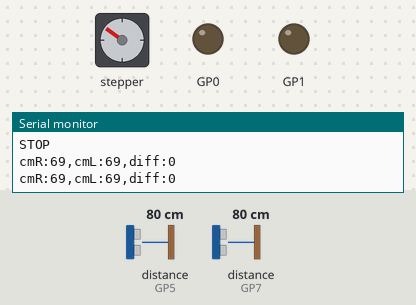
The sketch below on a simulated Raspberry Pi Pico. Parts: stepper motor, output pins drawn as LEDs (lit = HIGH), the last lines printed to the serial monitor. Wiring (inferred from the names in the program): 2 × ultrasonic range finder: trigger GP4, echo GP5 / trigger GP6, echo GP7. Inputs (shaded band) come from the test bench; at power-on: distance to the obstacle (sensors on GP5, GP7) 80 cm. The echo pulse lasts 58.3 µs per cm; stepper angles assume 2038 steps per turn; pins used as bus, display or sensor lines are not drawn.

Above: at 3.8 s.
3.9 s: distance to the obstacle (sensor on GP5) set to 2 cm
At 5.04 s:
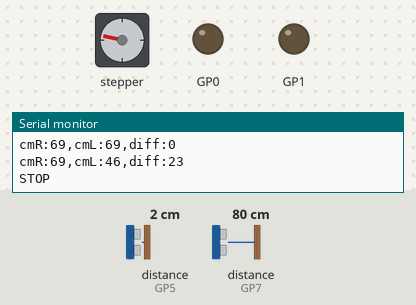
7.4 s: distance to the obstacle (sensor on GP7) set to 2 cm
At 10.3 s:
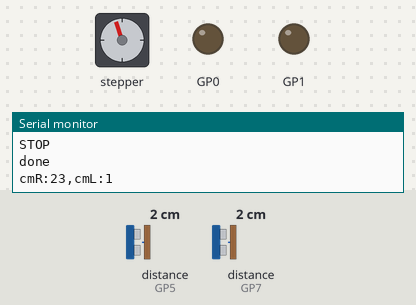
11.1 s: distance to the obstacle (sensor on GP7) set to 120 cm
14.8 s: distance to the obstacle (sensor on GP5) set to 18 cm
At 18.2 s:
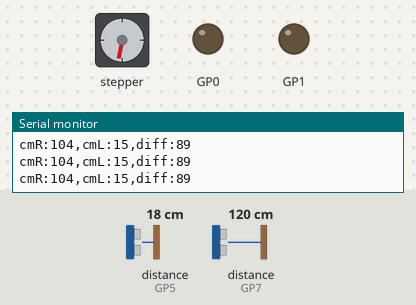
18.3 s: distance to the obstacle (sensor on GP5) set to 120 cm
At 21.68 s:
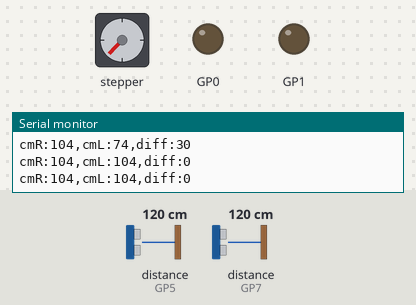
22.0 s: distance to the obstacle (sensor on GP7) set to 4 cm
Timing chart, 0 to 28.4 s (numbered marks = the images above; inputs shaded):
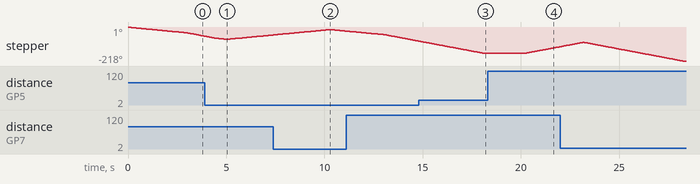

Measured:
- after the input at 18.3 s, stepper: keeps turning clockwise at about 24°/s, starting after 1.9 s
- by itself, stepper: keeps turning counter-clockwise at about 15°/s

The sketch:

both.ino
```cpp
#include <Stepper.h>
#include <Smoothed.h>
//#include <math.h>

#define RIGHT 1
#define LEFT 0

#define STOP 0
#define GO 1

const int stepsPerRevolution = 2038;
const int trigPinR = 6;
const int echoPinR = 7;
const int trigPinL = 4;
const int echoPinL = 5;
unsigned int cmR, cmL, temp_L, temp_R;

Stepper myStepper = Stepper(stepsPerRevolution, 8, 10, 9, 11);

short int direction = RIGHT;
short int goFlag = STOP;
// Creates an instance of stepper class
// Pins entered in sequence IN1-IN3-IN2-IN4 for proper step sequence

short int position = 0;
Smoothed<float> distL;
Smoothed<float> distR;


void setup() {
  Serial.begin(9600);
  pinMode(0,OUTPUT);
  pinMode(1,OUTPUT);
  pinMode(trigPinR, OUTPUT);
  pinMode(trigPinL, OUTPUT);
  pinMode(echoPinR, INPUT);
  pinMode(echoPinL, INPUT);
  distR.begin(SMOOTHED_AVERAGE, 3);
  distL.begin(SMOOTHED_AVERAGE, 3);
  myStepper.setSpeed(2);
}

void measureDistR() {
  // The sensor is triggered by a HIGH pulse of 10 or more microseconds.
  // Give a short LOW pulse beforehand to ensure a clean HIGH pulse:
  digitalWrite(trigPinR, LOW);
  delayMicroseconds(5);
  digitalWrite(trigPinR, HIGH);
  delayMicroseconds(10);
  digitalWrite(trigPinR, LOW);

  // Read the signal from the sensor: a HIGH pulse whose
  // duration is the time (in microseconds) from the sending
  // of the ping to the reception of its echo off of an object.

  unsigned long duration = pulseIn(echoPinR, HIGH, 10000);
  // Convert the time into a distance
  if (duration == 0) duration = 10000;
  temp_R = duration * 0.5 * 0.03;  // Divide by 29.1 or multiply by 0.0343
                                   /*if (temp_R >= 100) {
    distR.add(100);
  } else distR.add(temp_R);
  */
  distR.add(temp_R);

  cmR = (unsigned int)distR.get();
  Serial.print("cmR:");
  Serial.print(cmR);
  //Serial.println();
  //lastDistR = temp_cm;
}
void measureDistL() {
  // The sensor is triggered by a HIGH pulse of 10 or more microseconds.
  // Give a short LOW pulse beforehand to ensure a clean HIGH pulse:
  digitalWrite(trigPinL, LOW);
  delayMicroseconds(5);
  digitalWrite(trigPinL, HIGH);
  delayMicroseconds(10);
  digitalWrite(trigPinL, LOW);

  // Read the signal from the sensor: a HIGH pulse whose
  // duration is the time (in microseconds) from the sending
  // of the ping to the reception of its echo off of an object.
  pinMode(echoPinL, INPUT);
  unsigned long duration = pulseIn(echoPinL, HIGH, 10000);
  if (duration == 0) duration = 10000;

  temp_L = duration * 0.5 * 0.03;  // Divide by 29.1 or multiply by 0.0343
  /*if (temp_L >= 100) {
    distL.add(100);
  } else*/
  distL.add(temp_L);

  cmL = (unsigned int)distL.get();
  Serial.print(",cmL:");
  Serial.print(cmL);
  //Serial.println();
  //lastDistL = temp_cm;
}

void right60Back() {
  myStepper.step(stepsPerRevolution / 6);
  delay(100);
  myStepper.step(-stepsPerRevolution / 6);
}

void left60Back() {
  myStepper.step(-stepsPerRevolution / 6);
  delay(100);

  myStepper.step(stepsPerRevolution / 6);
}

void right() {
  //if (position >= 3) return;
  myStepper.step(50);
  position++;
}

void left() {
  //if (position <= -3) return;
  myStepper.step(-50);
  position--;
}

void move1() {
  if (!goFlag) {
    Serial.println("STOP");
    return;
  }
  if (RIGHT == direction) {
    direction <= 5 ? right() : left();
  } else {
    direction >= -5 ? left() : right();
  }
}

void loop1() {

  //delay(100);
  Serial.println("moving");
  left60Back();
  Serial.println("done");

  measureDistR();
  delay(1);
  measureDistL();
  Serial.println();
  goFlag = STOP;

  if (abs(cmR - cmL) >= 36) {
    goFlag = GO;
  } else {
    delay(3000);
  }
  if (cmL - cmR >= 80) {
    direction = LEFT;
  } else if (cmR - cmL >= 80) {
    direction = RIGHT;
  }
  //move();
}

void move() {
  if (!goFlag) {
    Serial.println("STOP");
    delay(3000);
    return;
  }
  if (RIGHT == direction) {
    right();
    if (position>=5) direction = LEFT;
  } else {
    left();
    if (position<=-5) direction = RIGHT;
  }
}

unsigned int abs1(int num) {
  return num<0?num*-1:num;
}

void loop() {
  measureDistR();
  measureDistL();

  unsigned int diff = abs1(cmR-cmL);
  Serial.print(",diff:");
  Serial.print(diff);
  Serial.println();
  if (diff<=28 && diff != 0) {
    goFlag = STOP;
  } else {
    goFlag = GO;
  }
  if (cmL - cmR >= 80) {
    direction = LEFT;
  } else if (cmR - cmL >= 80) {
    direction = RIGHT;
  }
  move();
}
```
